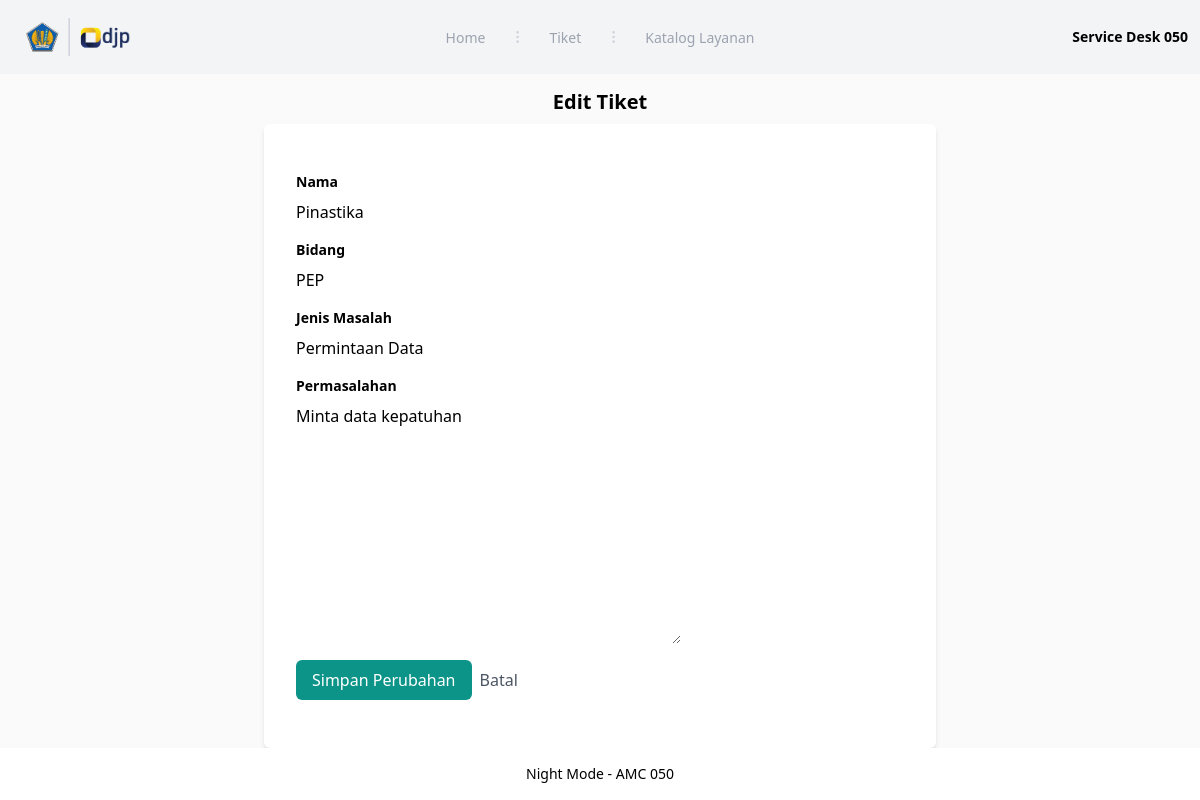
The page /edit/tiket/7/ on the database its author committed.
### core/models.py (models this page shows)
class Tiket(models.Model):
    ID = models.AutoField(primary_key=True)
    NAMA = models.CharField(max_length=255, null=False)
    BIDANG = models.CharField(max_length=255, null=False)
    JENIS_MASALAH = models.CharField(max_length=255, null=False)
    PERMASALAHAN = models.TextField(null=False)
    DATE = models.DateTimeField(auto_now_add=True)

### core/views.py (the view)
# urls.py: path('edit/tiket/<int:tiket_id>/', views.editTiket, name='editTiket')
def editTiket(request, tiket_id):
    tiket = get_object_or_404(Tiket, pk=tiket_id)
    if request.method == 'POST':
        form = TiketForm(request.POST, instance=tiket)
        if form.is_valid():
            form.save()
            return HttpResponseRedirect(reverse('core:daftarTiket'))  # Ganti dengan URL yang sesuai
    else:
        form = TiketForm(instance=tiket)
    return render(request, 'core/edittiket.html', {'form': form, 'tiket': tiket})

### core/forms.py
class TiketForm(forms.ModelForm):
    class Meta:
        model = Tiket
        exclude = ['DATE']

### core/templates/core/edittiket.html (shortened to what this page needs)
{% extends 'core/base.html' %}
{% block content %}
  <h1 class="text-xl font-semibold mt-20 text-center pt-2">Edit Tiket</h1>
  <div class="max-w-2xl mx-auto bg-white p-8 rounded-md shadow-md mt-2">
    <form method="post" class="space-y-4">
      <div>
        <label for="{{ form.NAMA.id_for_label }}" class="block text-sm font-semibold mb-2">Nama</label>
        {{ form.NAMA }}
      </div>
      <div>
        <label for="{{ form.BIDANG.id_for_label }}" class="block text-sm font-semibold mb-2">Bidang</label>
        {{ form.BIDANG }}
      </div>
      <div>
        <label for="{{ form.JENIS_MASALAH.id_for_label }}" class="block text-sm font-semibold mb-2">Jenis Masalah</label>
        {{ form.JENIS_MASALAH }}
      </div>
      <div>
        <label for="{{ form.PERMASALAHAN.id_for_label }}" class="block text-sm font-semibold mb-2">Permasalahan</label>
        {{ form.PERMASALAHAN }}
      </div>
      <div class="flex items-center">
        <button type="submit" class="bg-teal-600 text-white py-2 px-4 rounded-md hover:bg-teal-900">Simpan Perubahan</button>
        <a href="{% url 'core:daftarTiket' %}" class="text-gray-600 ml-2 hover:text-gray-800">Batal</a>
      </div>
    </form>
  </div>
{% endblock %}

### rows shown on the page
Tiket: NAMA "Pinastika", BIDANG "PEP", JENIS_MASALAH "Permintaan Data", PERMASALAHAN "Minta data kepatuhan"
